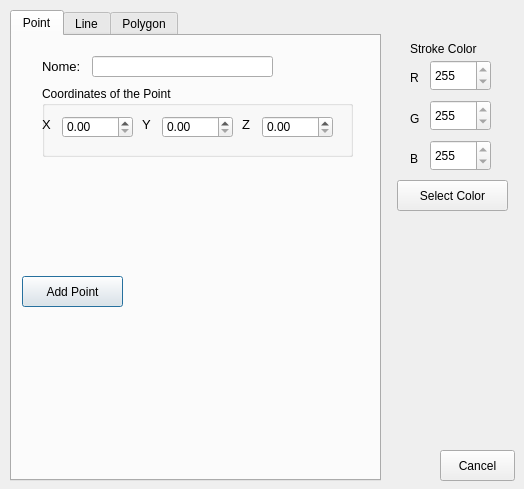
<?xml version="1.0" encoding="UTF-8"?>
<ui version="4.0">
 <class>AddObjects</class>
 <widget class="QDialog" name="AddObjects">
  <property name="geometry">
   <rect>
    <x>0</x>
    <y>0</y>
    <width>524</width>
    <height>489</height>
   </rect>
  </property>
  <property name="windowTitle">
   <string>Adicionar Objeto</string>
  </property>
  <widget class="QTabWidget" name="lineName">
   <property name="geometry">
    <rect>
     <x>10</x>
     <y>10</y>
     <width>371</width>
     <height>471</height>
    </rect>
   </property>
   <property name="tabPosition">
    <enum>QTabWidget::North</enum>
   </property>
   <property name="tabShape">
    <enum>QTabWidget::Rounded</enum>
   </property>
   <property name="currentIndex">
    <number>0</number>
   </property>
   <property name="usesScrollButtons">
    <bool>true</bool>
   </property>
   <widget class="QWidget" name="tabWidgetPage1">
    <attribute name="title">
     <string>Point</string>
    </attribute>
    <widget class="QGroupBox" name="groupBox_5">
     <property name="geometry">
      <rect>
       <x>30</x>
       <y>50</y>
       <width>311</width>
       <height>71</height>
      </rect>
     </property>
     <property name="title">
      <string>Coordinates of the Point</string>
     </property>
     <widget class="QLabel" name="label_20">
      <property name="geometry">
       <rect>
        <x>0</x>
        <y>30</y>
        <width>16</width>
        <height>16</height>
       </rect>
      </property>
      <property name="font">
       <font>
        <pointsize>10</pointsize>
       </font>
      </property>
      <property name="text">
       <string>X</string>
      </property>
     </widget>
     <widget class="QLabel" name="label_21">
      <property name="geometry">
       <rect>
        <x>100</x>
        <y>30</y>
        <width>16</width>
        <height>16</height>
       </rect>
      </property>
      <property name="font">
       <font>
        <pointsize>10</pointsize>
       </font>
      </property>
      <property name="text">
       <string>Y</string>
      </property>
     </widget>
     <widget class="QDoubleSpinBox" name="pointX">
      <property name="geometry">
       <rect>
        <x>20</x>
        <y>30</y>
        <width>71</width>
        <height>22</height>
       </rect>
      </property>
      <property name="maximum">
       <double>9999.989999999999782</double>
      </property>
     </widget>
     <widget class="QDoubleSpinBox" name="pointY">
      <property name="geometry">
       <rect>
        <x>120</x>
        <y>30</y>
        <width>71</width>
        <height>22</height>
       </rect>
      </property>
      <property name="maximum">
       <double>9999.989999999999782</double>
      </property>
     </widget>
     <widget class="QLabel" name="label_28">
      <property name="geometry">
       <rect>
        <x>200</x>
        <y>30</y>
        <width>16</width>
        <height>16</height>
       </rect>
      </property>
      <property name="font">
       <font>
        <pointsize>10</pointsize>
       </font>
      </property>
      <property name="text">
       <string>Z</string>
      </property>
     </widget>
     <widget class="QDoubleSpinBox" name="pointZ">
      <property name="geometry">
       <rect>
        <x>220</x>
        <y>30</y>
        <width>71</width>
        <height>22</height>
       </rect>
      </property>
      <property name="maximum">
       <double>9999.989999999999782</double>
      </property>
     </widget>
    </widget>
    <widget class="QPushButton" name="pushButtonPoint">
     <property name="geometry">
      <rect>
       <x>10</x>
       <y>240</y>
       <width>101</width>
       <height>31</height>
      </rect>
     </property>
     <property name="text">
      <string>Add Point</string>
     </property>
    </widget>
    <widget class="QLineEdit" name="pointName">
     <property name="geometry">
      <rect>
       <x>80</x>
       <y>20</y>
       <width>181</width>
       <height>21</height>
      </rect>
     </property>
    </widget>
    <widget class="QLabel" name="label_22">
     <property name="geometry">
      <rect>
       <x>30</x>
       <y>20</y>
       <width>41</width>
       <height>21</height>
      </rect>
     </property>
     <property name="font">
      <font>
       <pointsize>10</pointsize>
      </font>
     </property>
     <property name="text">
      <string>Nome:</string>
     </property>
    </widget>
   </widget>
   <widget class="QWidget" name="tabWidgetPage2">
    <attribute name="title">
     <string>Line</string>
    </attribute>
    <widget class="QGroupBox" name="groupBox_6">
     <property name="geometry">
      <rect>
       <x>30</x>
       <y>140</y>
       <width>301</width>
       <height>61</height>
      </rect>
     </property>
     <property name="title">
      <string>Final Coordinates of the Line</string>
     </property>
     <widget class="QLabel" name="label_24">
      <property name="geometry">
       <rect>
        <x>10</x>
        <y>30</y>
        <width>16</width>
        <height>16</height>
       </rect>
      </property>
      <property name="font">
       <font>
        <pointsize>10</pointsize>
       </font>
      </property>
      <property name="text">
       <string>X</string>
      </property>
     </widget>
     <widget class="QDoubleSpinBox" name="lineZ2">
      <property name="geometry">
       <rect>
        <x>230</x>
        <y>30</y>
        <width>71</width>
        <height>22</height>
       </rect>
      </property>
      <property name="maximum">
       <double>9999.989999999999782</double>
      </property>
     </widget>
     <widget class="QLabel" name="label_32">
      <property name="geometry">
       <rect>
        <x>210</x>
        <y>30</y>
        <width>16</width>
        <height>16</height>
       </rect>
      </property>
      <property name="font">
       <font>
        <pointsize>10</pointsize>
       </font>
      </property>
      <property name="text">
       <string>Z</string>
      </property>
     </widget>
     <widget class="QDoubleSpinBox" name="lineX2">
      <property name="geometry">
       <rect>
        <x>30</x>
        <y>30</y>
        <width>71</width>
        <height>22</height>
       </rect>
      </property>
      <property name="maximum">
       <double>9999.989999999999782</double>
      </property>
     </widget>
     <widget class="QLabel" name="label_23">
      <property name="geometry">
       <rect>
        <x>110</x>
        <y>30</y>
        <width>16</width>
        <height>16</height>
       </rect>
      </property>
      <property name="font">
       <font>
        <pointsize>10</pointsize>
       </font>
      </property>
      <property name="text">
       <string>Y</string>
      </property>
     </widget>
     <widget class="QDoubleSpinBox" name="lineY2">
      <property name="geometry">
       <rect>
        <x>130</x>
        <y>30</y>
        <width>71</width>
        <height>22</height>
       </rect>
      </property>
      <property name="maximum">
       <double>9999.989999999999782</double>
      </property>
     </widget>
    </widget>
    <widget class="QGroupBox" name="groupBox_7">
     <property name="geometry">
      <rect>
       <x>30</x>
       <y>60</y>
       <width>301</width>
       <height>61</height>
      </rect>
     </property>
     <property name="title">
      <string>Initial Coordinates of the Line</string>
     </property>
     <widget class="QDoubleSpinBox" name="lineZ1">
      <property name="geometry">
       <rect>
        <x>230</x>
        <y>30</y>
        <width>71</width>
        <height>22</height>
       </rect>
      </property>
      <property name="maximum">
       <double>9999.989999999999782</double>
      </property>
     </widget>
     <widget class="QLabel" name="label_31">
      <property name="geometry">
       <rect>
        <x>10</x>
        <y>30</y>
        <width>16</width>
        <height>16</height>
       </rect>
      </property>
      <property name="font">
       <font>
        <pointsize>10</pointsize>
       </font>
      </property>
      <property name="text">
       <string>X</string>
      </property>
     </widget>
     <widget class="QLabel" name="label_29">
      <property name="geometry">
       <rect>
        <x>110</x>
        <y>30</y>
        <width>16</width>
        <height>16</height>
       </rect>
      </property>
      <property name="font">
       <font>
        <pointsize>10</pointsize>
       </font>
      </property>
      <property name="text">
       <string>Y</string>
      </property>
     </widget>
     <widget class="QDoubleSpinBox" name="lineY1">
      <property name="geometry">
       <rect>
        <x>130</x>
        <y>30</y>
        <width>71</width>
        <height>22</height>
       </rect>
      </property>
      <property name="maximum">
       <double>9999.989999999999782</double>
      </property>
     </widget>
     <widget class="QLabel" name="label_30">
      <property name="geometry">
       <rect>
        <x>210</x>
        <y>30</y>
        <width>16</width>
        <height>16</height>
       </rect>
      </property>
      <property name="font">
       <font>
        <pointsize>10</pointsize>
       </font>
      </property>
      <property name="text">
       <string>Z</string>
      </property>
     </widget>
     <widget class="QDoubleSpinBox" name="lineX1">
      <property name="geometry">
       <rect>
        <x>30</x>
        <y>30</y>
        <width>71</width>
        <height>22</height>
       </rect>
      </property>
      <property name="maximum">
       <double>9999.989999999999782</double>
      </property>
     </widget>
    </widget>
    <widget class="QPushButton" name="pushButtonLine">
     <property name="geometry">
      <rect>
       <x>10</x>
       <y>240</y>
       <width>91</width>
       <height>31</height>
      </rect>
     </property>
     <property name="text">
      <string>Add Line</string>
     </property>
    </widget>
    <widget class="QLabel" name="label_27">
     <property name="geometry">
      <rect>
       <x>30</x>
       <y>30</y>
       <width>81</width>
       <height>21</height>
      </rect>
     </property>
     <property name="font">
      <font>
       <pointsize>10</pointsize>
      </font>
     </property>
     <property name="text">
      <string>Nome:</string>
     </property>
    </widget>
    <widget class="QLineEdit" name="lineNameLine">
     <property name="geometry">
      <rect>
       <x>80</x>
       <y>30</y>
       <width>181</width>
       <height>21</height>
      </rect>
     </property>
    </widget>
   </widget>
   <widget class="QWidget" name="tabWidgetPage3">
    <attribute name="title">
     <string>Polygon</string>
    </attribute>
    <widget class="QPushButton" name="pushButtonPolygon">
     <property name="geometry">
      <rect>
       <x>10</x>
       <y>370</y>
       <width>121</width>
       <height>31</height>
      </rect>
     </property>
     <property name="text">
      <string>Add Polygon</string>
     </property>
    </widget>
    <widget class="QLineEdit" name="lineNamePolygon">
     <property name="geometry">
      <rect>
       <x>80</x>
       <y>20</y>
       <width>181</width>
       <height>21</height>
      </rect>
     </property>
    </widget>
    <widget class="QLabel" name="label_38">
     <property name="geometry">
      <rect>
       <x>30</x>
       <y>20</y>
       <width>81</width>
       <height>21</height>
      </rect>
     </property>
     <property name="font">
      <font>
       <pointsize>10</pointsize>
      </font>
     </property>
     <property name="text">
      <string>Nome:</string>
     </property>
    </widget>
    <widget class="QTableWidget" name="tableWidget">
     <property name="geometry">
      <rect>
       <x>10</x>
       <y>81</y>
       <width>251</width>
       <height>121</height>
      </rect>
     </property>
     <property name="editTriggers">
      <set>QAbstractItemView::NoEditTriggers</set>
     </property>
     <property name="showGrid">
      <bool>true</bool>
     </property>
     <property name="rowCount">
      <number>0</number>
     </property>
     <property name="columnCount">
      <number>3</number>
     </property>
     <attribute name="horizontalHeaderVisible">
      <bool>false</bool>
     </attribute>
     <attribute name="horizontalHeaderCascadingSectionResizes">
      <bool>false</bool>
     </attribute>
     <attribute name="horizontalHeaderDefaultSectionSize">
      <number>76</number>
     </attribute>
     <attribute name="horizontalHeaderHighlightSections">
      <bool>true</bool>
     </attribute>
     <attribute name="horizontalHeaderMinimumSectionSize">
      <number>24</number>
     </attribute>
     <attribute name="verticalHeaderVisible">
      <bool>false</bool>
     </attribute>
     <attribute name="verticalHeaderDefaultSectionSize">
      <number>30</number>
     </attribute>
     <attribute name="verticalHeaderHighlightSections">
      <bool>false</bool>
     </attribute>
     <column/>
     <column/>
     <column/>
    </widget>
    <widget class="QDoubleSpinBox" name="polygonX">
     <property name="geometry">
      <rect>
       <x>290</x>
       <y>60</y>
       <width>71</width>
       <height>22</height>
      </rect>
     </property>
     <property name="minimum">
      <double>-9999.000000000000000</double>
     </property>
     <property name="maximum">
      <double>9999.000000000000000</double>
     </property>
    </widget>
    <widget class="QDoubleSpinBox" name="polygonY">
     <property name="geometry">
      <rect>
       <x>290</x>
       <y>90</y>
       <width>71</width>
       <height>22</height>
      </rect>
     </property>
     <property name="minimum">
      <double>-9999.000000000000000</double>
     </property>
     <property name="maximum">
      <double>9999.000000000000000</double>
     </property>
    </widget>
    <widget class="QLabel" name="label_5">
     <property name="geometry">
      <rect>
       <x>270</x>
       <y>60</y>
       <width>16</width>
       <height>16</height>
      </rect>
     </property>
     <property name="font">
      <font>
       <pointsize>10</pointsize>
      </font>
     </property>
     <property name="text">
      <string>X</string>
     </property>
    </widget>
    <widget class="QLabel" name="label_6">
     <property name="geometry">
      <rect>
       <x>270</x>
       <y>90</y>
       <width>16</width>
       <height>16</height>
      </rect>
     </property>
     <property name="font">
      <font>
       <pointsize>10</pointsize>
      </font>
     </property>
     <property name="text">
      <string>Y</string>
     </property>
    </widget>
    <widget class="QPushButton" name="addCoordPol">
     <property name="geometry">
      <rect>
       <x>280</x>
       <y>150</y>
       <width>81</width>
       <height>31</height>
      </rect>
     </property>
     <property name="text">
      <string>Add</string>
     </property>
    </widget>
    <widget class="QPushButton" name="deleteCoordPol">
     <property name="geometry">
      <rect>
       <x>280</x>
       <y>180</y>
       <width>81</width>
       <height>31</height>
      </rect>
     </property>
     <property name="text">
      <string>Delete</string>
     </property>
    </widget>
    <widget class="QCheckBox" name="checkBoxFill">
     <property name="geometry">
      <rect>
       <x>290</x>
       <y>20</y>
       <width>71</width>
       <height>18</height>
      </rect>
     </property>
     <property name="text">
      <string>Filled</string>
     </property>
    </widget>
    <widget class="QDoubleSpinBox" name="polygonZ">
     <property name="geometry">
      <rect>
       <x>290</x>
       <y>120</y>
       <width>71</width>
       <height>22</height>
      </rect>
     </property>
     <property name="minimum">
      <double>-9999.000000000000000</double>
     </property>
     <property name="maximum">
      <double>9999.000000000000000</double>
     </property>
    </widget>
    <widget class="QLabel" name="label_7">
     <property name="geometry">
      <rect>
       <x>270</x>
       <y>120</y>
       <width>16</width>
       <height>16</height>
      </rect>
     </property>
     <property name="font">
      <font>
       <pointsize>10</pointsize>
      </font>
     </property>
     <property name="text">
      <string>Z</string>
     </property>
    </widget>
    <widget class="QTableWidget" name="facesTable">
     <property name="geometry">
      <rect>
       <x>10</x>
       <y>240</y>
       <width>251</width>
       <height>121</height>
      </rect>
     </property>
     <property name="rowCount">
      <number>0</number>
     </property>
     <property name="columnCount">
      <number>3</number>
     </property>
     <attribute name="horizontalHeaderDefaultSectionSize">
      <number>76</number>
     </attribute>
     <column/>
     <column/>
     <column/>
    </widget>
    <widget class="QLabel" name="label_8">
     <property name="geometry">
      <rect>
       <x>10</x>
       <y>220</y>
       <width>111</width>
       <height>17</height>
      </rect>
     </property>
     <property name="text">
      <string>Triangular Faces</string>
     </property>
    </widget>
    <widget class="QLabel" name="label_9">
     <property name="geometry">
      <rect>
       <x>10</x>
       <y>60</y>
       <width>91</width>
       <height>17</height>
      </rect>
     </property>
     <property name="text">
      <string>Coordinates</string>
     </property>
    </widget>
    <widget class="QComboBox" name="faceCombo1">
     <property name="geometry">
      <rect>
       <x>300</x>
       <y>250</y>
       <width>61</width>
       <height>31</height>
      </rect>
     </property>
    </widget>
    <widget class="QComboBox" name="faceCombo2">
     <property name="geometry">
      <rect>
       <x>300</x>
       <y>290</y>
       <width>61</width>
       <height>31</height>
      </rect>
     </property>
    </widget>
    <widget class="QPushButton" name="addEdgePol">
     <property name="geometry">
      <rect>
       <x>280</x>
       <y>370</y>
       <width>81</width>
       <height>31</height>
      </rect>
     </property>
     <property name="text">
      <string>Add</string>
     </property>
    </widget>
    <widget class="QPushButton" name="deleteEdgePol">
     <property name="geometry">
      <rect>
       <x>280</x>
       <y>400</y>
       <width>81</width>
       <height>31</height>
      </rect>
     </property>
     <property name="text">
      <string>Delete</string>
     </property>
    </widget>
    <widget class="QLabel" name="label_10">
     <property name="geometry">
      <rect>
       <x>270</x>
       <y>260</y>
       <width>21</width>
       <height>17</height>
      </rect>
     </property>
     <property name="text">
      <string>V1</string>
     </property>
    </widget>
    <widget class="QLabel" name="label_11">
     <property name="geometry">
      <rect>
       <x>270</x>
       <y>300</y>
       <width>21</width>
       <height>17</height>
      </rect>
     </property>
     <property name="text">
      <string>V2</string>
     </property>
    </widget>
    <widget class="QLabel" name="label_12">
     <property name="geometry">
      <rect>
       <x>270</x>
       <y>340</y>
       <width>21</width>
       <height>17</height>
      </rect>
     </property>
     <property name="text">
      <string>V3</string>
     </property>
    </widget>
    <widget class="QComboBox" name="faceCombo3">
     <property name="geometry">
      <rect>
       <x>300</x>
       <y>330</y>
       <width>61</width>
       <height>31</height>
      </rect>
     </property>
    </widget>
   </widget>
  </widget>
  <widget class="QLabel" name="label">
   <property name="geometry">
    <rect>
     <x>410</x>
     <y>40</y>
     <width>91</width>
     <height>17</height>
    </rect>
   </property>
   <property name="text">
    <string>Stroke Color</string>
   </property>
  </widget>
  <widget class="QSpinBox" name="red">
   <property name="geometry">
    <rect>
     <x>430</x>
     <y>60</y>
     <width>61</width>
     <height>31</height>
    </rect>
   </property>
   <property name="readOnly">
    <bool>true</bool>
   </property>
   <property name="maximum">
    <number>255</number>
   </property>
   <property name="value">
    <number>255</number>
   </property>
  </widget>
  <widget class="QSpinBox" name="green">
   <property name="geometry">
    <rect>
     <x>430</x>
     <y>100</y>
     <width>61</width>
     <height>31</height>
    </rect>
   </property>
   <property name="readOnly">
    <bool>true</bool>
   </property>
   <property name="maximum">
    <number>255</number>
   </property>
   <property name="value">
    <number>255</number>
   </property>
  </widget>
  <widget class="QSpinBox" name="blue">
   <property name="geometry">
    <rect>
     <x>430</x>
     <y>140</y>
     <width>61</width>
     <height>31</height>
    </rect>
   </property>
   <property name="readOnly">
    <bool>true</bool>
   </property>
   <property name="maximum">
    <number>255</number>
   </property>
   <property name="value">
    <number>255</number>
   </property>
  </widget>
  <widget class="QLabel" name="label_2">
   <property name="geometry">
    <rect>
     <x>410</x>
     <y>70</y>
     <width>31</width>
     <height>16</height>
    </rect>
   </property>
   <property name="text">
    <string>R</string>
   </property>
  </widget>
  <widget class="QLabel" name="label_3">
   <property name="geometry">
    <rect>
     <x>410</x>
     <y>110</y>
     <width>41</width>
     <height>17</height>
    </rect>
   </property>
   <property name="text">
    <string>G</string>
   </property>
  </widget>
  <widget class="QLabel" name="label_4">
   <property name="geometry">
    <rect>
     <x>410</x>
     <y>150</y>
     <width>61</width>
     <height>17</height>
    </rect>
   </property>
   <property name="text">
    <string>B</string>
   </property>
  </widget>
  <widget class="QPushButton" name="selectColorButton">
   <property name="geometry">
    <rect>
     <x>397</x>
     <y>180</y>
     <width>111</width>
     <height>31</height>
    </rect>
   </property>
   <property name="text">
    <string>Select Color</string>
   </property>
  </widget>
  <widget class="QPushButton" name="addObjectCancel">
   <property name="geometry">
    <rect>
     <x>440</x>
     <y>450</y>
     <width>75</width>
     <height>31</height>
    </rect>
   </property>
   <property name="text">
    <string>Cancel</string>
   </property>
  </widget>
 </widget>
 <resources/>
 <connections/>
</ui>
